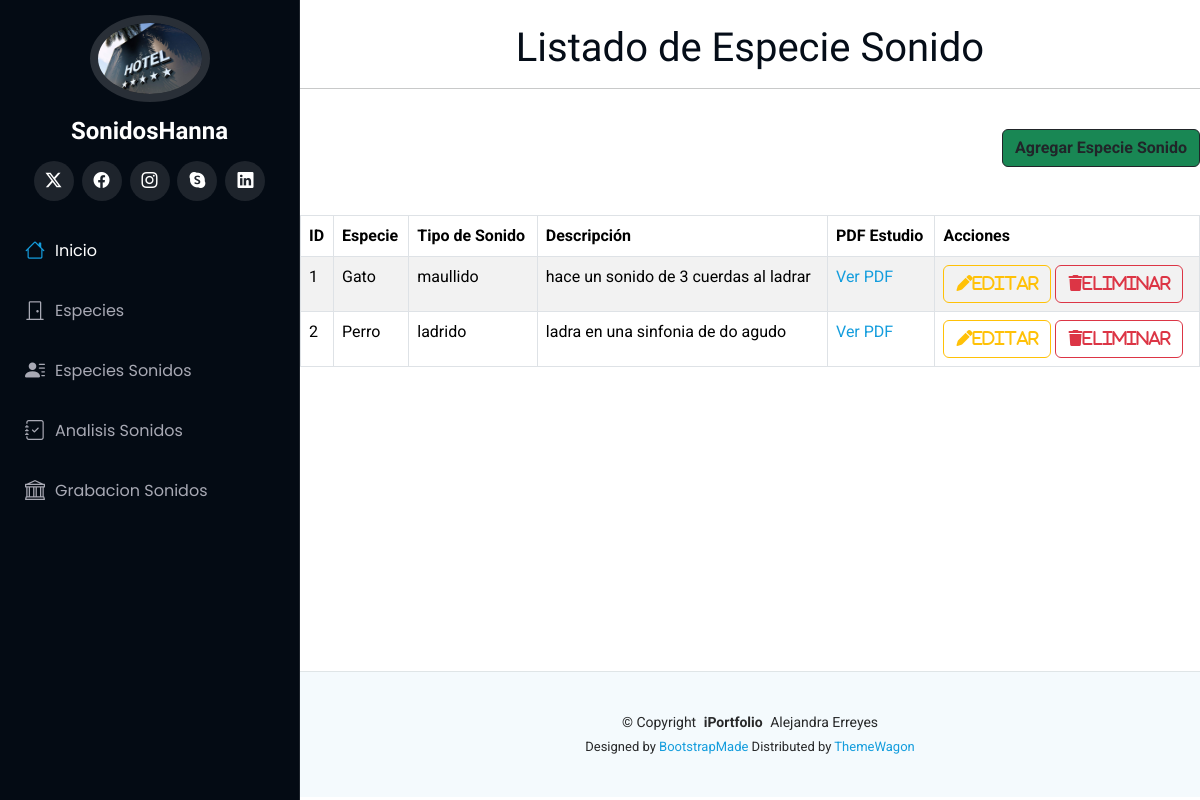
Page /especiesonido/ on the earlier database version.
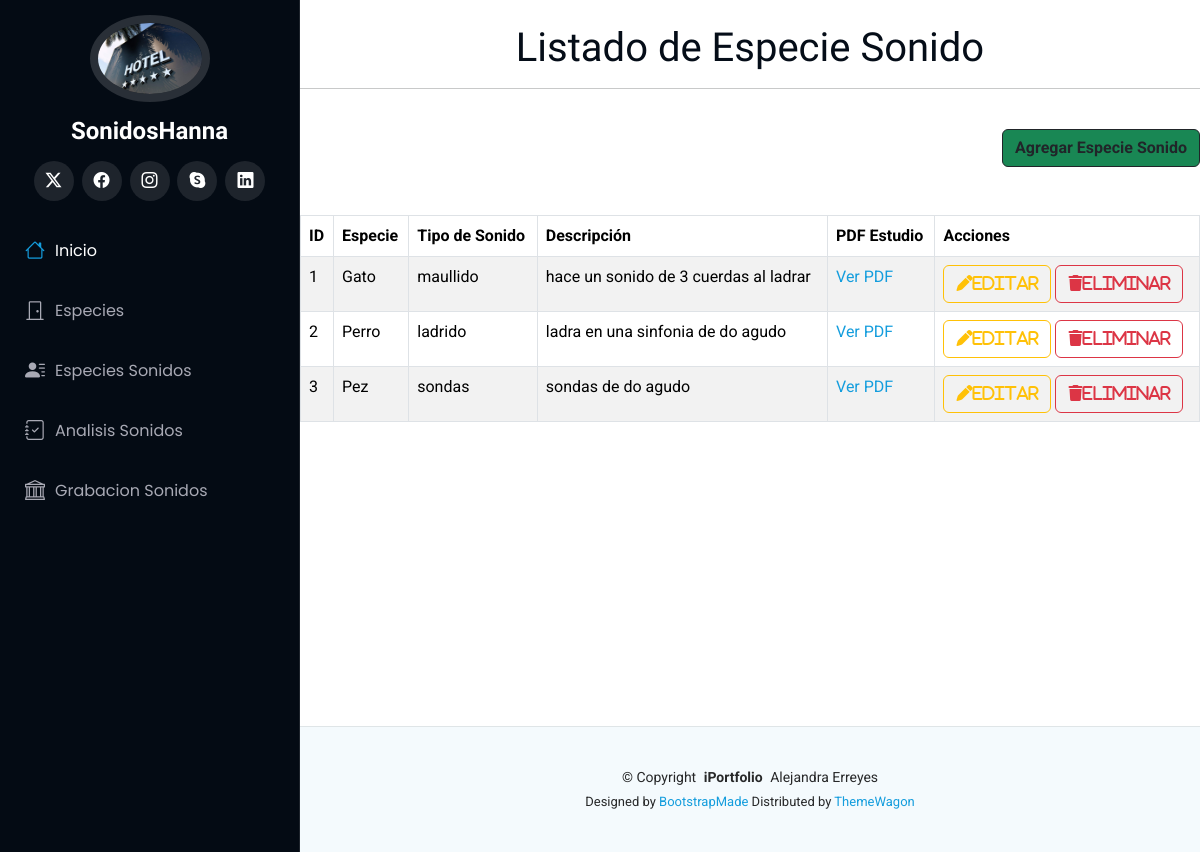
Same page on the later database version.
### Aplicaciones/EspeciesSonidos/models.py (models this page shows, shortened)
class EspecieSonido(models.Model):
    id = models.AutoField(primary_key=True)
    especie = models.ForeignKey(Especie, on_delete=models.CASCADE)
    tipo_sonido = models.CharField(max_length=100)
    descripcion = models.TextField()
    pdf_estudio = models.FileField(upload_to='pdf_estudios/', null=True, blank=True)

### Aplicaciones/Especies/models.py (models this page shows, shortened)
class Especie(models.Model):
    id = models.AutoField(primary_key=True)
    nombre = models.CharField(max_length=100)
    tipo_especie = models.CharField(max_length=100)

### Aplicaciones/EspeciesSonidos/views.py (the view)
# urls.py: path('', views.inicioEspecieSonido),
def inicioEspecieSonido(request):
    listado = EspecieSonido.objects.all()
    return render(request, "inicioEspecieSonido.html", {'especiesonidos': listado})

### Aplicaciones/EspeciesSonidos/templates/inicioEspecieSonido.html (shortened to what this page needs)
{% extends './plantilla.html' %}
{% block contenido %}
<br>
<h1 style="text-align: center;">Listado de Especie Sonido</h1>
<hr>
<br>
<div class="text-end">
    <a href="nuevaEspecieSonido" class="btn btn-dark bg-success text-dark"><b>Agregar Especie Sonido</b></a>
</div>
<br>
<br>
<table class="table table-bordered table-striped table-hover">
    <thead class="bg-success">
        <tr>
            <th>ID</th>
            <th>Especie</th>
            <th>Tipo de Sonido</th>
            <th>Descripción</th>
            <th>PDF Estudio</th>
            <th>Acciones</th>
        </tr>
    </thead>
    <tbody>
        {% for EspecieTemporal in especiesonidos %}
            <tr>
                <td>{{EspecieTemporal.id}}</td>
                <td>{{EspecieTemporal.especie.nombre}}</td>
                <td>{{EspecieTemporal.tipo_sonido}}</td>
                <td>{{EspecieTemporal.descripcion}}</td>
                <td>
                    {% if EspecieTemporal.pdf_estudio %}
                        <a href="{{EspecieTemporal.pdf_estudio.url}}" target="_blank">Ver PDF</a>
                    {% else %}
                        No disponible
                    {% endif %}
                </td>
                <td>
                    <a href="editarEspecieSonido/{{EspecieTemporal.id}}" class="btn btn-outline-warning">
                        <i class="fa fa-pen">editar</i>
                    </a>
                    <a href="#" class="btn btn-outline-danger" onclick="confirmarEliminacion('{{ EspecieTemporal.id }}')">
                        <i class="fa fa-trash">eliminar</i>
                    </a>
                </td>
            </tr>
        {% endfor %}
    </tbody>
</table>
<br><br><br><br><br><br><br><br><br><br><br><br>
{% endblock %}

Differences in the rows shown:
added EspecieSonido: id "3", especie.nombre "Pez", tipo_sonido "sondas", descripcion "sondas de do agudo"
